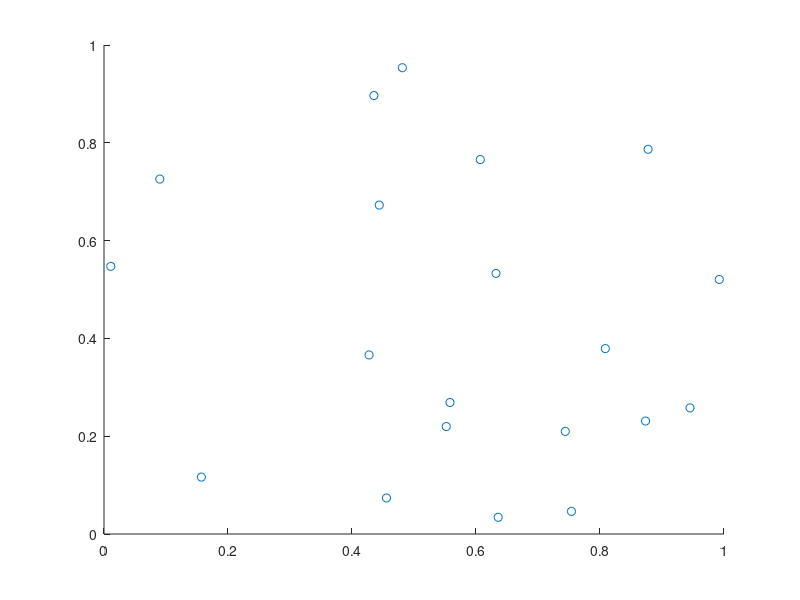

Write the MATLAB code that produced this figure. (Note: this script raises an error after producing the figure.)
%% Housekeeping
close all
clc
clear variables

%% Generate 2D Points
coor = rand(20,2);
x=coor(:,1);
y=coor(:,2);
%% Plot 2D points
figure;
scatter(coor(:,1), coor(:,2))

%% Run Delaunay
% [ triangles ] = edgeFlipDelaunay( x ,y )
[ triangles ] = naiveDelaunay( x ,y );

%% Plot Triangles
nTriangles = length(triangles);

hold on
for i = 1:nTriangles
    pts2plot = triangles{i};
    pts2plot = [pts2plot; pts2plot(1,:)];
    line(pts2plot(:,1), pts2plot(:,2));
end